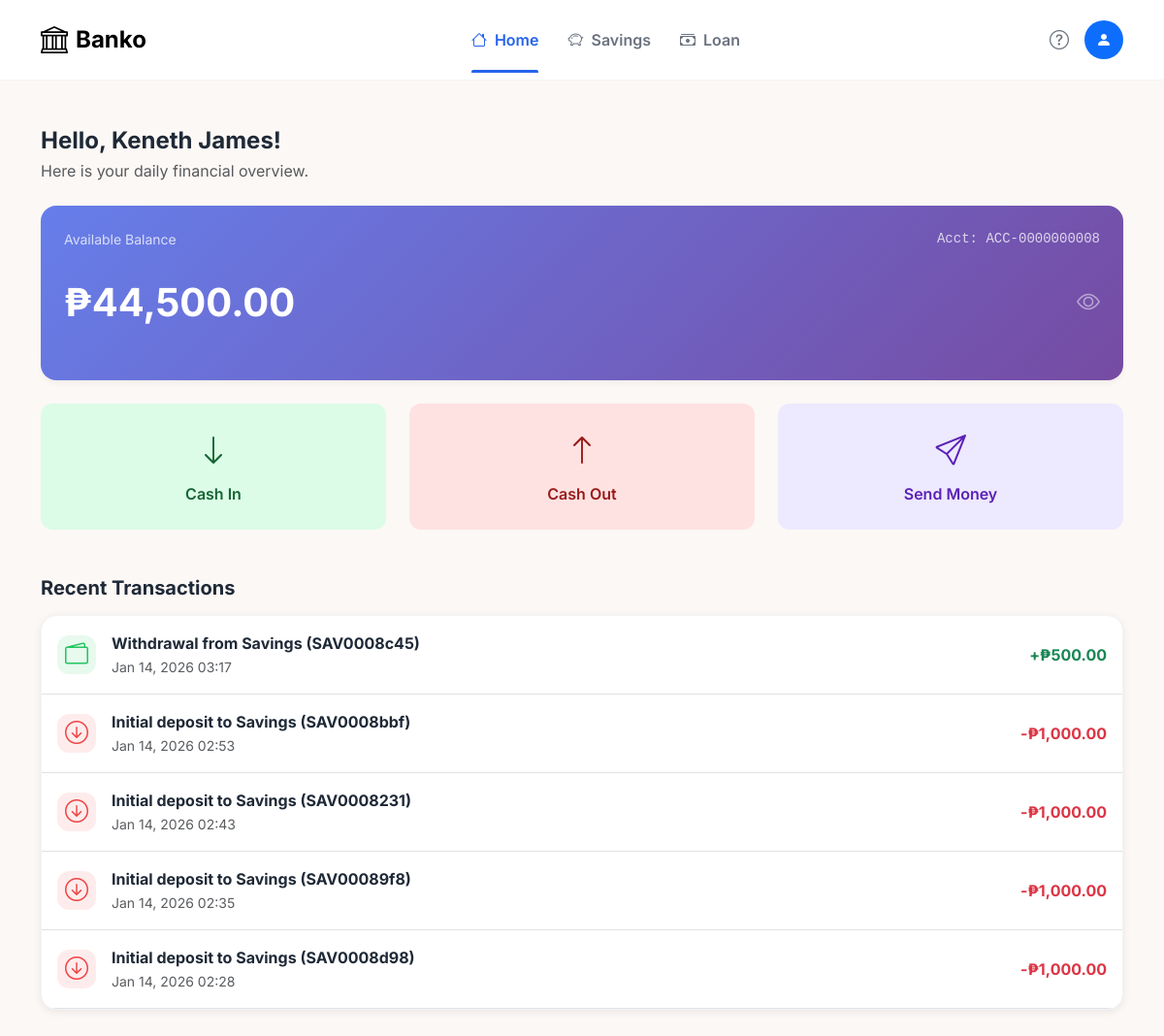
/user/user_dashboard.php (signed in), run on an earlier commit of the app's database.
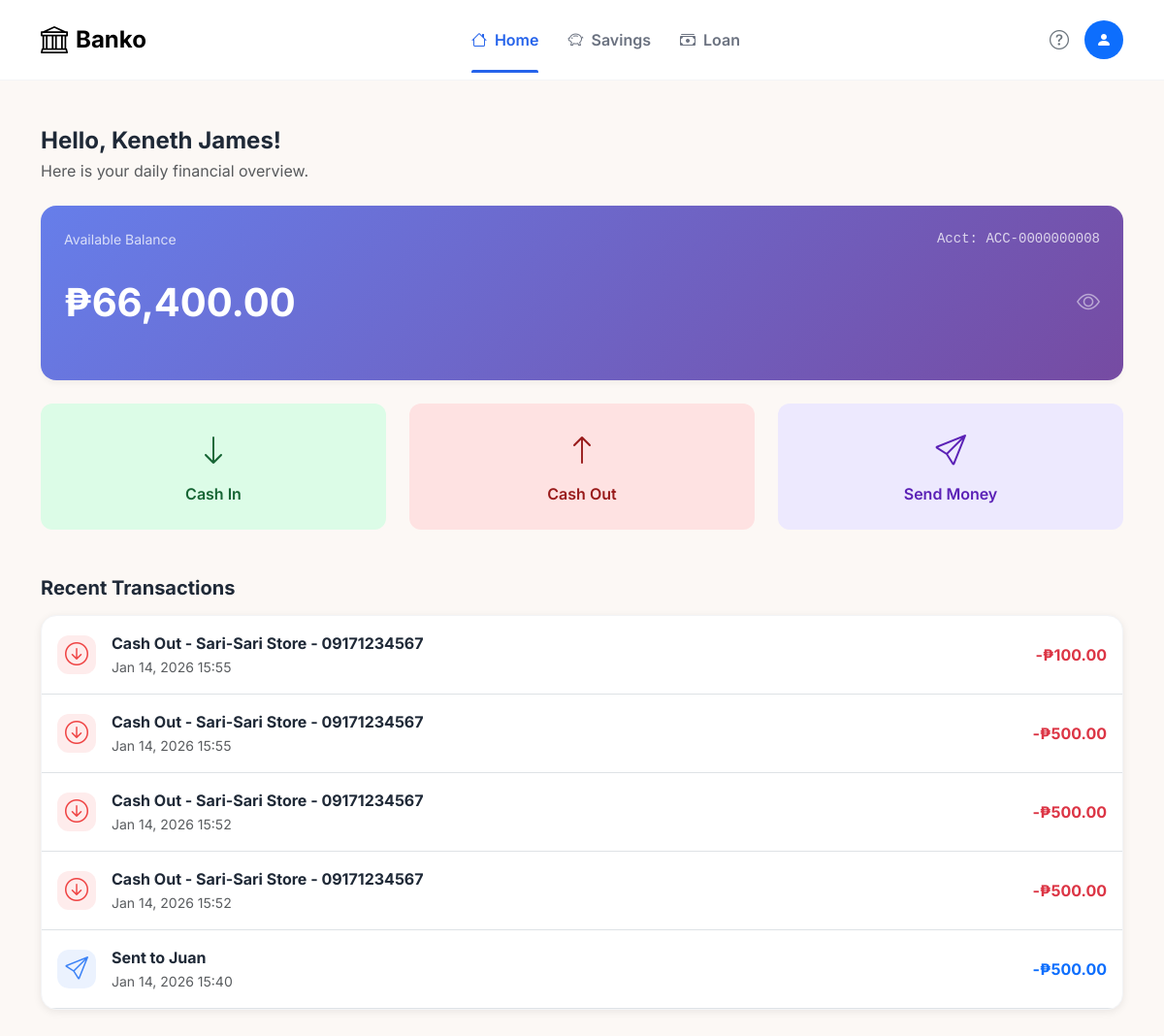
And on a later commit of the database.
### tables this page shows
CREATE TABLE IF NOT EXISTS `user_accounts` (
  `ID` int NOT NULL AUTO_INCREMENT,
  `FirstName` varchar(150) NOT NULL,
  `MiddleName` varchar(150) DEFAULT NULL,
  `LastName` varchar(150) NOT NULL,
  `Email` varchar(150) DEFAULT NULL,
  `Phone` varchar(15) DEFAULT NULL,
  `Address` varchar(150) NOT NULL,
  `Birthdate` date NOT NULL,
  `Password` varchar(255) NOT NULL,
  `Img` varchar(150) NOT NULL,
  `Role` varchar(10) DEFAULT 'User',
  `Status` varchar(10) DEFAULT 'Pending',
  `Balance` decimal(10,2) DEFAULT '0.00',
  PRIMARY KEY (`ID`),
  UNIQUE KEY `Email` (`Email`),
  UNIQUE KEY `Phone` (`Phone`)
);

CREATE TABLE IF NOT EXISTS `transactions` (
  `transaction_id` int NOT NULL AUTO_INCREMENT,
  `user_id` int NOT NULL,
  `transaction_type` enum('Cash In','Cash Out','Send Money','Received Money') NOT NULL,
  `amount` decimal(15,2) NOT NULL,
  `balance_after` decimal(15,2) NOT NULL,
  `description` varchar(255) NOT NULL,
  `icon` varchar(50) DEFAULT 'bi-cash',
  `created_at` timestamp NULL DEFAULT CURRENT_TIMESTAMP,
  PRIMARY KEY (`transaction_id`),
  KEY `user_id` (`user_id`)
);

### user/php/back_end.php (called while the page is built, shortened)
<?php
$conn = new mysqli('localhost', 'root', '', 'bank_db');
$sql = "SELECT FirstName, Email, Phone, Balance FROM user_accounts WHERE ID = ?";
$stmt = $conn->prepare($sql);
$stmt->bind_param("i", $userId);
$stmt->execute();
$result = $stmt->get_result();
$user = $result->fetch_assoc();
$userName = $user['FirstName'];
$totalBalance = $user['Balance'];
$transactions = [];
$txSql = "SELECT created_at, description, amount, transaction_type, icon
          FROM transactions
          WHERE user_id = ?
          ORDER BY created_at DESC
          LIMIT 5";
$txStmt = $conn->prepare($txSql);
$txStmt->bind_param("i", $userId);
$txStmt->execute();
$txResult = $txStmt->get_result();
while ($row = $txResult->fetch_assoc()) {
    $transactions[] = [
        'created_at' => $row['created_at'],
        'desc' => $row['description'],
        'amount' => $row['amount'],
        'transaction_type' => $row['transaction_type'],
        'icon' => $row['icon']
    ];
}

### user/user_dashboard.php (the view, shortened to what the changed rows need)
<?php
$userId = $_SESSION['user_id'];
include 'php/back_end.php';
?>
<!Doctype html>
<head>
    <link href="https://cdn.jsdelivr.net/npm/bootstrap@5.3.3/dist/css/bootstrap.min.css" rel="stylesheet">
    <link href="https://cdn.jsdelivr.net/npm/bootstrap-icons/font/bootstrap-icons.css" rel="stylesheet">
    <link rel="stylesheet" href="css/style.css">
</head>
<body>
    <div class="container py-5">
        <div id="home" class="dashboard-section active">
             <h4 class="fw-bold mb-1">Hello, <?php echo $userName; ?>!</h4>
            <p class="text-muted mb-4">Here is your daily financial overview.</p>
            <div class="stat-card blue mb-4">
                <div class="balance-card-header">
                </div>
                <div class="balance-card-body">
                    <div class="balance-amount" id="displayBalance">
                        ₱<?php echo number_format($totalBalance, 2); ?>
                    </div>
                    <i class="bi bi-eye balance-eye-icon" id="eyeIcon" onclick="toggleBalance()"></i>
                </div>
            </div>
            <div class="row g-4 mb-5">
                <div class="col-md-4">
                </div>
                <div class="col-md-4">
</div>
                        <div class="col-md-4">
                </div>
            </div>
            <h5 class="fw-bold mb-3">Recent Transactions</h5>
            <div class="account-item p-0 overflow-hidden">
                <?php foreach ($transactions as $t):
                    if ($t['transaction_type'] === 'Cash In') {
                        $colorClass = 'text-success';
                        $iconClass = 'icon-green';
                        $sign = '+';
                        $icon = 'bi-wallet2';
                    } elseif ($t['transaction_type'] === 'Cash Out') {
                        $colorClass = 'text-danger';
                        $iconClass = 'icon-red';
                        $sign = '-';
                        $icon = 'bi-arrow-down-circle';
                    } elseif ($t['transaction_type'] === 'Send Money') {
                        $colorClass = 'text-primary';
                        $iconClass = 'icon-blue';
                        $sign = '-';
                        $icon = 'bi-send';
                    } elseif ($t['transaction_type'] === 'Received Money') {
                        $colorClass = 'text-success';
                        $iconClass = 'icon-green';
                        $sign = '+';
                        $icon = 'bi-currency-exchange';
                    } else {
                        $colorClass = '';
                        $iconClass = '';
                        $sign = '';
                        $icon = '';
                    }
                    ?>
                    <div class="d-flex align-items-center justify-content-between p-3 border-bottom">
                        <div class="d-flex align-items-center gap-3">
                            <div class="icon-box <?php echo $iconClass; ?>" style="width: 40px; height: 40px;">
                                <i class="bi <?php echo $icon; ?> fs-4"></i>
                            </div>
                            <div>
                                <div class="fw-bold"><?php echo htmlspecialchars($t['desc']); ?></div>
                                <small
                                    class="text-muted"><?php echo date("M d, Y H:i", strtotime($t['created_at'])); ?></small>
                            </div>
                        </div>
                        <div class="fw-bold <?php echo $colorClass; ?>">
                            <?php echo $sign; ?>₱<?php echo number_format(abs($t['amount']), 2); ?>
                        </div>
                    </div>
                <?php endforeach; ?>
            </div>
        </div>
</body>
</html>

What changed in the data, as far as the page shows it:
no longer on this page (row unchanged): transactions: description "Withdrawal from Savings (SAV0008c45)", created_at "Jan 14, 2026 03:17", transaction_type "+", amount "500.00"
no longer on this page (row unchanged): transactions: description "Initial deposit to Savings (SAV0008bbf)", created_at "Jan 14, 2026 02:53", transaction_type "-", amount "1,000.00"
no longer on this page (row unchanged): transactions: description "Initial deposit to Savings (SAV0008231)", created_at "Jan 14, 2026 02:43", transaction_type "-", amount "1,000.00"
no longer on this page (row unchanged): transactions: description "Initial deposit to Savings (SAV00089f8)", created_at "Jan 14, 2026 02:35", transaction_type "-", amount "1,000.00"
no longer on this page (row unchanged): transactions: description "Initial deposit to Savings (SAV0008d98)", created_at "Jan 14, 2026 02:28", transaction_type "-", amount "1,000.00"
changed user_accounts "Keneth James": Balance "44,500.00" → "66,400.00"
added transactions: description "Cash Out - Sari-Sari Store - 09171234567", created_at "Jan 14, 2026 15:55", transaction_type "-", amount "100.00"
added transactions: description "Cash Out - Sari-Sari Store - 09171234567", created_at "Jan 14, 2026 15:55", transaction_type "-", amount "500.00"
added transactions: description "Cash Out - Sari-Sari Store - 09171234567", created_at "Jan 14, 2026 15:52", transaction_type "-", amount "500.00"
added transactions: description "Cash Out - Sari-Sari Store - 09171234567", created_at "Jan 14, 2026 15:52", transaction_type "-", amount "500.00"
added transactions: description "Sent to Juan", created_at "Jan 14, 2026 15:40", transaction_type "-", amount "500.00"
